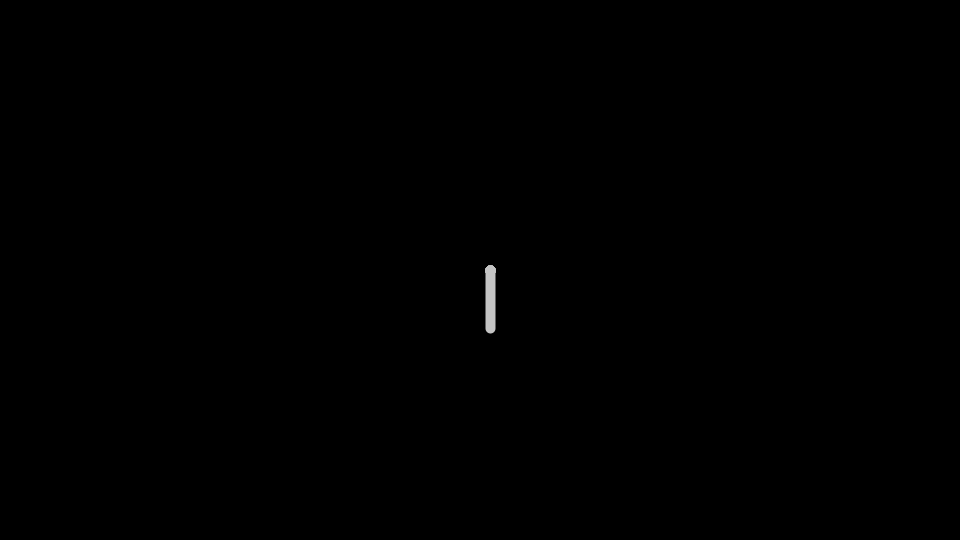
Frame 1 (no input)
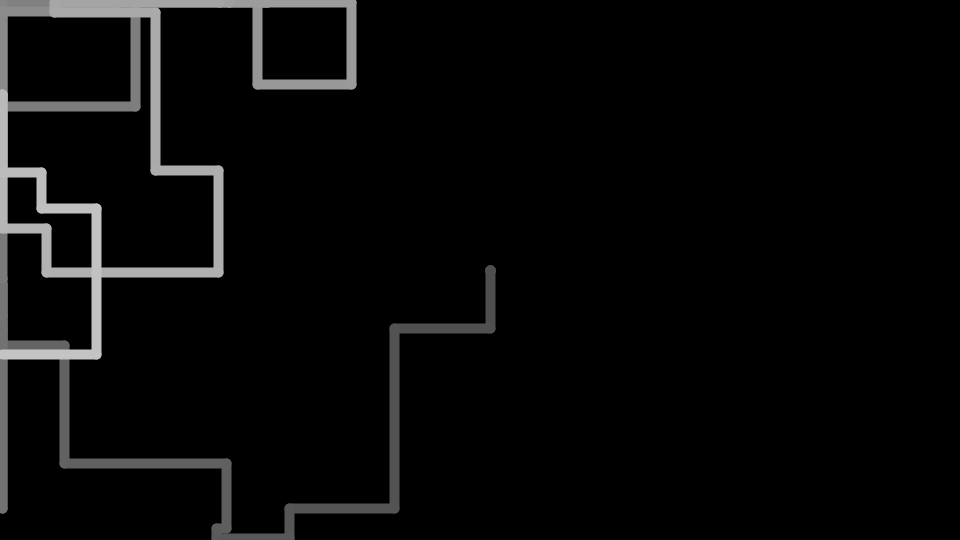
Frame 60 (the mouse pressed at the canvas centre just before this capture)
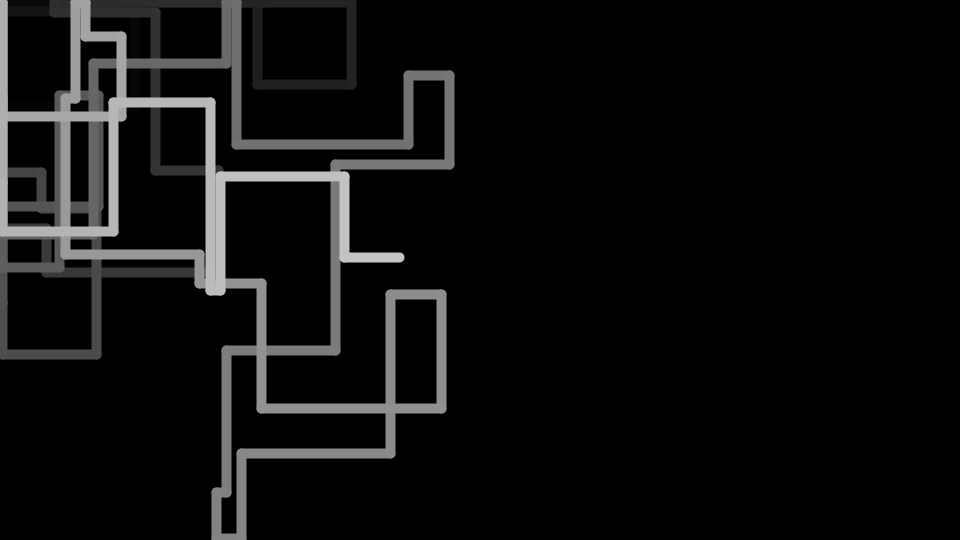
Frame 120 (the mouse held since frame 60 and released just before this capture)

The Processing sketch that drew these frames (run headless with seeded random() and noise(); from frame 60 on, the mouse is pressed at the canvas centre):

// Processing sketch: pipes
// ── pipes.pde
int len = 200;
int pipeNum = 100;
int[] x = new int[pipeNum];
int[] y = new int[pipeNum];
int min = 20;

void setup(){
  size(960,540);
  background(0);
  stroke(0);
  strokeWeight(10);
  
  for(int i=0; i<x.length; i++){
    x[i] = 490;
    y[i] = 270;
  }
  
  frameRate(10);
}

boolean turn = false;

int it = 0;
void draw(){
  background(0);
  nextPipe();
  display();
}

void nextPipe(){
  for(int i=0; i<x.length-1; i++){
    x[i] = x[i+1];
    y[i] = y[i+1];
  }
  
  int addon = (int)random(-len,len);
  if(addon < min && addon > 0) addon = 10;
  else if(addon > -min && addon < 0) addon = -10;
  if(turn){
    x[x.length-1] += addon;
    turn = !turn;
  }
  else{
  y[y.length-1] += addon;
    turn = !turn;
  }
  
  if(x[x.length-1] > width) x[x.length-1] = width-2;
  if(y[y.length-1] > height) y[y.length-1] = height-2;
  if(x[x.length-1] < 0) x[x.length-1] = 2;
  if(y[y.length-1] < 0) y[y.length-1] = 2;


}

void display(){
  for(int i=0; i<x.length-1; i++){
    stroke((250/x.length)*i);
    line(x[i],y[i],x[i+1],y[i+1]);
  }
}
